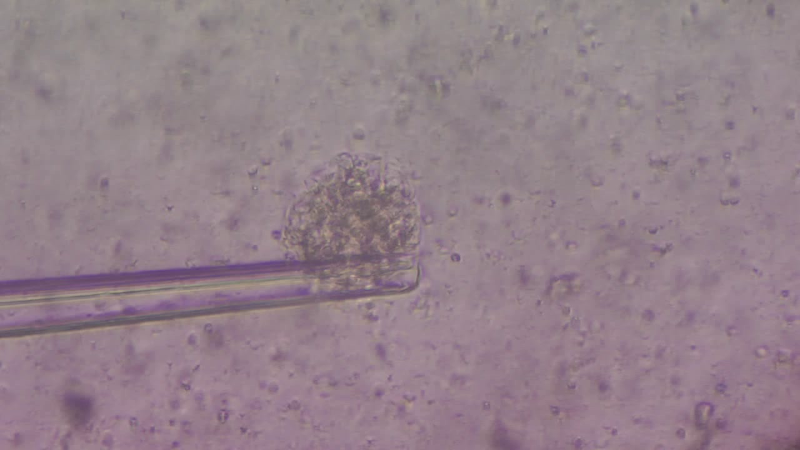
#> input picture segment/srcImage/00107/frame0.png, 800 x 450 px; its folder holds only this picture in this run
$ python test.py   (older library calls are emulated)
#> lines starting #> are read from the running program, lines starting #| are printed output that depends on the picture; after the words box and inside, x2 and y2 are one past the last pixel; in counts of white or black regions, pixels touching at a corner belong together
### segment/gaborSegment.py
# [5 lines of commented-out code are left out]
from sklearn.cluster import KMeans
import cv2
import numpy as np
import pylab as pl
import os

from shoot import makeNewFolder


def areaCalculator(img):

    imgShape = img.shape
    #label which pixel have been detected
    hashLable = [[0 for col in range(imgShape[1])] for row in range(imgShape[0])]
    areaArrays = []
    for i in range(imgShape[0]):
        for j in range(imgShape[1]):
            if img[i][j] < 10 and hashLable[i][j] == 0:
                area = 0
                stack = []
                stack.append((i, j))
                while len(stack) != 0:
                    area += 1
                    cor = stack.pop()
                    y = cor[0]
                    x = cor[1]
                    hashLable[y][x] = 1
                    if y + 1 < imgShape[0] and img[y + 1][x] < 10 and hashLable[y + 1][x] != 1:
                        hashLable[y + 1][x] = 1
                        stack.append((y + 1, x))
                    if y - 1 >= 0 and img[y - 1][x] < 10 and hashLable[y - 1][x] != 1:
                        hashLable[y - 1][x] = 1
                        stack.append((y - 1, x))
                    if x + 1 < imgShape[1] and img[y][x + 1] < 10 and hashLable[y][x + 1] != 1:
                        hashLable[y][x + 1] = 1
                        stack.append((y, x + 1))
                    if x - 1 >= 0 and img[y][x - 1] < 10 and hashLable[y][x - 1] != 1:
                        hashLable[y][x - 1] = 1
                        stack.append((y, x - 1))
                areaArrays.append(area)
    return max(areaArrays)


def generate_filters(angle):
    filters = []
    filters.append(cv2.getGaborKernel((33, 33), 5, angle, 5, 3, 0, ktype=cv2.CV_32F))
    filters.append(cv2.getGaborKernel((33, 33), 6, angle, 9, 3, 0, ktype=cv2.CV_32F))
    filters.append(cv2.getGaborKernel((93, 93), 8, angle, 10, 3, 0, ktype=cv2.CV_32F))
    filters.append(cv2.getGaborKernel((103, 103), 13, angle, 13, 3, 0, ktype=cv2.CV_32F))

    return filters

def excuteFilter(srcImg, filterBank):
    fileredImgsArray = []
    waveLengths = [6, 9, 10, 13]
    for i in range(len(filterBank)):
        filteredImg = cv2.filter2D(srcImg, cv2.CV_8UC3, filterBank[i])
        filteredImg = cv2.GaussianBlur(filteredImg, (71, 71), 1 * waveLengths[i])
        fileredImgsArray.append(filteredImg)

    return fileredImgsArray

# [4 lines left out: function offsetSmoothCell, not called in this run]


def myKmean(img):
    temp = img.reshape((-1, 3))
    temp = np.float32(temp)
    criteria = (cv2.TERM_CRITERIA_EPS + cv2.TERM_CRITERIA_MAX_ITER, 10, 1.0)
    K = 2
    ret, label, center = cv2.kmeans(temp, K, None, criteria, 10, cv2.KMEANS_RANDOM_CENTERS)
    center = np.uint8(center)
    colorA = center[0][0]
    colorB = center[1][0]
    colorA = 255 if colorA < colorB else 0
    colorB = 0 if colorA == 255 else 255
    center[0] = [colorA, colorA, colorA]
    center[1] = [colorB, colorB, colorB]
    res = center[label.flatten()]
    res2 = res.reshape(img.shape)

    return res2


# [13 lines left out: functions drawPlot, combineImagesAdd, not called in this run]

def combineImagesMin(imgsA, imgsB):
    res = np.zeros_like(imgsA[0])
    for i in range(len(imgsA)):
        temp = np.zeros_like(imgsA[0])
        np.maximum(temp, imgsA[i], temp)
        np.minimum(temp, imgsB[i], temp)
        np.maximum(res, temp, res)
    return res

#threeImgs: orig, filtered, segmented
def getResults(img):
    threeImgs = []

    filteredImgs0 = excuteFilter(img, generate_filters(0))
    filteredImgs90 = excuteFilter(img, generate_filters(np.pi / 2))
    filteredImgs45 = excuteFilter(img, generate_filters(np.pi / 4))
    filteredImgs135 = excuteFilter(img, generate_filters(np.pi / 4 * 3))

    combine0_90 = combineImagesMin(filteredImgs0, filteredImgs90)
    combine45_135 = combineImagesMin(filteredImgs45, filteredImgs135)
    filteredImg = combineImagesMin([combine0_90], [combine45_135])

    segmentedImg = myKmean(filteredImg)

    threeImgs.append(img)
    threeImgs.append(filteredImg)
    threeImgs.append(segmentedImg)
    return threeImgs

def compareGroundTruth(segArea, path):
    img = cv2.imread(path)
    try:
        img = cv2.cvtColor(img, cv2.COLOR_BGR2GRAY)
    except:
        return -1
    else:
        trueArea = 0
        for i in range(len(img)):
            for j in range(len(img[0])):
                if img[i][j] < 10:
                    trueArea += 1
        dif = abs(trueArea - segArea)
        difRate = dif / segArea
        return difRate


# srcImage/00106/line.jpg
# srcImage/00416/frame310.jpg
# [24 lines that do not run on import are left out]


    #cv2.imshow('original retina', combineAlladd)
    #cv2.waitKey(0)
    #cv2.destroyAllWindows()

### segment/shoot.py
# this is used to take screen shots
import cv2
import os

def makeNewFolder(url):
    if not os.path.exists(url):
        os.makedirs(url)


# freq is the sample rate of a video
# [19 lines left out: function takeScreenShot, not called in this run]

# [5 lines that do not run on import are left out]

### segment/test.py
import time

import cv2
import os
import threading

import gaborSegment as gb
from shoot import makeNewFolder


def makefilteredAndSegFolder(imgFolders):
    for folder in imgFolders:
        segPath = "segmentedImg/" + folder
        filterPath = "filteredImg/" + folder
        makeNewFolder(segPath)
        makeNewFolder(filterPath)

def executeGabor(imgPath):
    groundTruthImgPath = imgPath.replace("srcImage", "groundTruthImage")
    filteredImgPath = imgPath.replace("srcImage", "filteredImg")
    segmentedImgPath = imgPath.replace("srcImage", "segmentedImg")

    img = cv2.imread(imgPath)
    img = cv2.cvtColor(img, cv2.COLOR_BGR2GRAY)
    # result: orig, filtered, segmented
    resultsArray = gb.getResults(img)
    area = gb.areaCalculator(resultsArray[2])
    difRate = gb.compareGroundTruth(area, groundTruthImgPath)

    cv2.imwrite(filteredImgPath, resultsArray[1])
    cv2.imwrite(segmentedImgPath, resultsArray[2])

    return difRate

def imageRanges(difRateMap, imageArray, start, end):
    for i in range(start, end, 1):
        difRate = executeGabor(imageArray[i])
        difRateMap[imageArray[i]] = difRate

'''
def compareAll():
    difRateMap = {}
    imgFolders = []
    imgsArray = []
    path = "srcImage"
    for f in os.listdir(path):
        if f[0] == '.':
            continue
        imgFolders.append(f)

    makefilteredAndSegFolder(imgFolders)

    for folder in imgFolders:
        imgFolderPath = path + "/" + folder
        for imgPath in os.listdir(imgFolderPath):
            if imgPath[0] == '.':
                continue
            imgFullPath = imgFolderPath + "/" + imgPath
            imgsArray.append(imgFullPath)

    mid = int(len(imgsArray) / 2)
    threads = []
    t1 = threading.Thread(target=imageRanges, args=(difRateMap, imgsArray, 0, mid))
    threads.append(t1)
    t2 = threading.Thread(target=imageRanges, args=(difRateMap, imgsArray, mid, len(imgsArray)))
    threads.append(t2)

    for t in threads:
        #t.setDaemon(True)
        t.start()
    t.join()

    return difRateMap

'''
def compareAll():
    difRateMap = {}
    imgFolders = []
    path = "srcImage"
    for f in os.listdir(path):
        if f[0] == '.':
            continue
        imgFolders.append(f)
#> pass 2 of the loop in compareAll, `for f in os.listdir(path):`:

    makefilteredAndSegFolder(imgFolders)

    for folder in imgFolders:
        imgFolderPath = path + "/" + folder
        for imgPath in os.listdir(imgFolderPath):
            if imgPath[0] == '.':
                continue
            print(imgFolderPath + "/" + imgPath)
            difRate = executeGabor(imgFolderPath + "/" + imgPath)
#> in executeGabor, img is the input picture: shape (450, 800, 3); mean B, G, R 138.6, 129.3, 147.8
#> the loop in excuteFilter, `for i in range(len(filterBank)):` made 4 passes
#> after the loop in excuteFilter, `for i in range(len(filterBank)):`: fileredImgsArray = 4 items
#> the loop in excuteFilter (call 2), `for i in range(len(filterBank)):` made 4 passes
#> the loop in excuteFilter (call 3), `for i in range(len(filterBank)):` made 4 passes
#> pass 1, in excuteFilter (call 3), `filteredImg = cv2.GaussianBlur(filteredImg, (71, 71), 1 * waveLengths[..`:
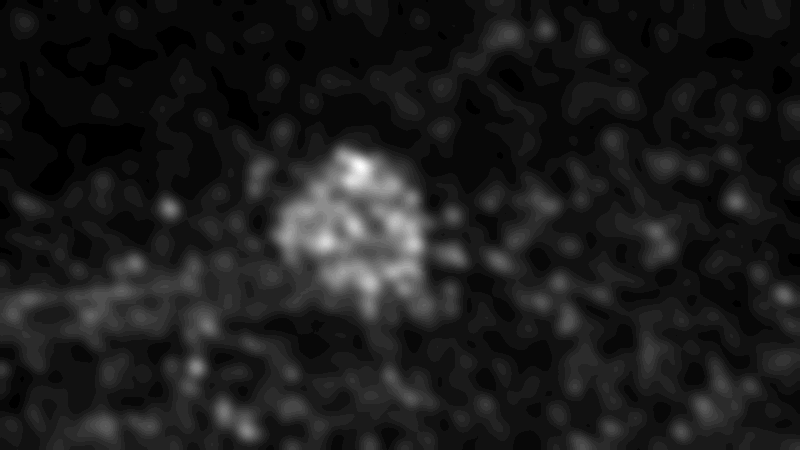
#> filteredImg: shape (450, 800); min 1, max 30, mean 4.3; drawn with min black and max white
#> pass 2, in excuteFilter (call 3), `filteredImg = cv2.GaussianBlur(filteredImg, (71, 71), 1 * waveLengths[..`:
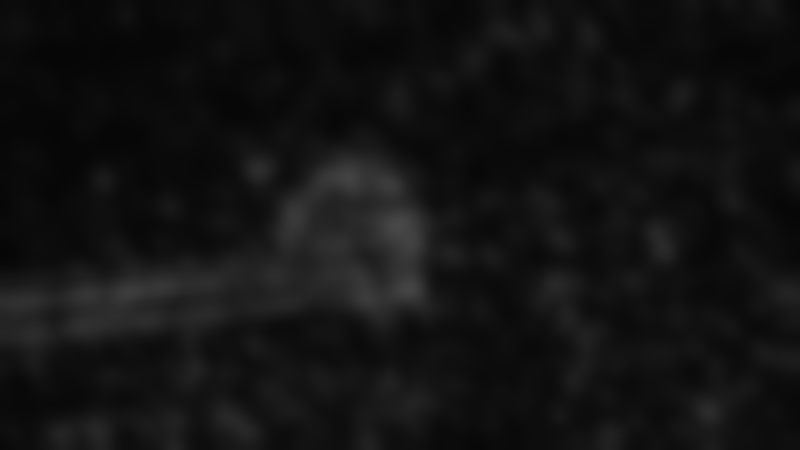
#> filteredImg: shape (450, 800); min 5, max 72, mean 18.4
#> the loop in excuteFilter (call 4), `for i in range(len(filterBank)):` made 4 passes
#> pass 1, in excuteFilter (call 4), `filteredImg = cv2.GaussianBlur(filteredImg, (71, 71), 1 * waveLengths[..`:
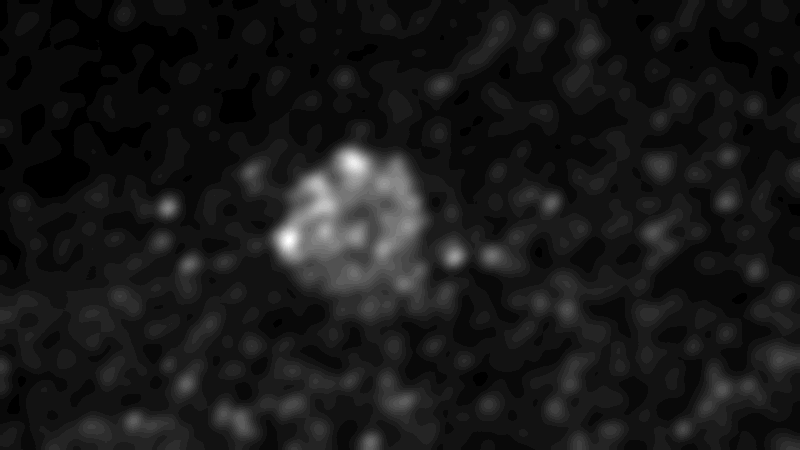
#> filteredImg: shape (450, 800); min 1, max 29, mean 3.7; drawn with min black and max white
#> pass 2, in excuteFilter (call 4), `filteredImg = cv2.filter2D(srcImg, cv2.CV_8UC3, filterBank[i])`:
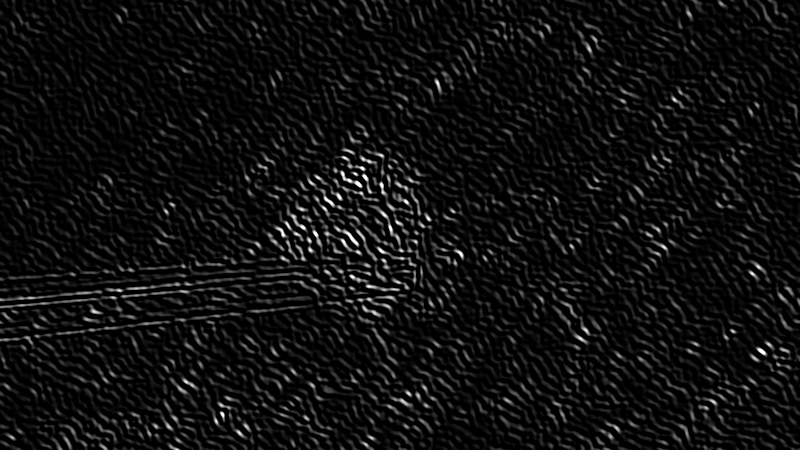
#> filteredImg: shape (450, 800); min 0, max 255, mean 15.5
#> the loop in combineImagesMin, `for i in range(len(imgsA)):` made 4 passes
#> after the loop in combineImagesMin, `for i in range(len(imgsA)):`:
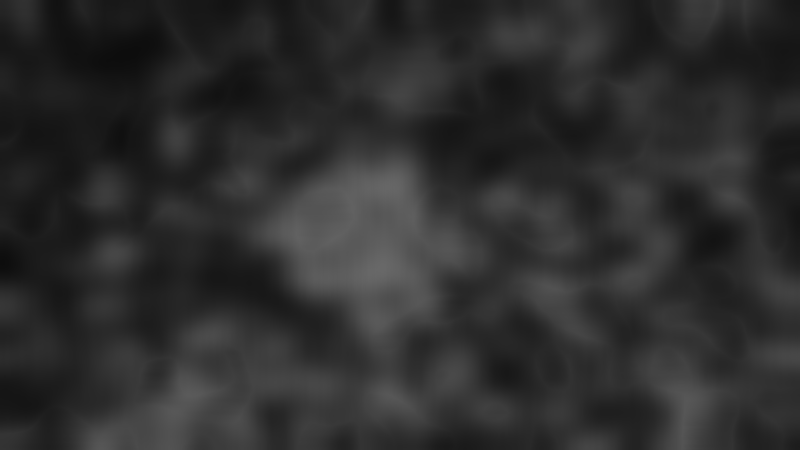
#> res: shape (450, 800); min 13, max 104, mean 45.5
#> in combineImagesMin (call 2), `res = np.zeros_like(imgsA[0])`: res: shape (450, 800); every value is 0
#> the loop in combineImagesMin (call 2), `for i in range(len(imgsA)):` made 4 passes
#> after the loop in combineImagesMin (call 2), `for i in range(len(imgsA)):`:
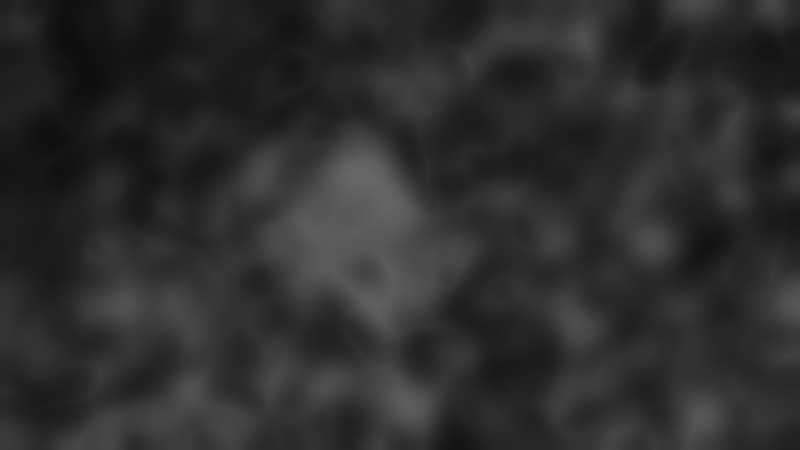
#> res: shape (450, 800); min 14, max 104, mean 45.5
#> in myKmean, `ret, label, center = cv2.kmeans(temp, K, None, criteria, 10, cv2.KMEAN..`: ret = 32990335.7; center = [[33.41, 33.41, 33.42], [60.1, 60.12, 60.1]]
#> in myKmean, `center = np.uint8(center)`: center = [[33, 33, 33], [60, 60, 60]]
#> in myKmean, `colorA = center[0][0]`: colorA = 33
#> in myKmean, `colorB = center[1][0]`: colorB = 60
#> in myKmean, `colorA = 255 if colorA < colorB else 0`: colorA = 255
#> in myKmean, `colorB = 0 if colorA == 255 else 255`: colorB = 0
#> in myKmean, `res2 = res.reshape(img.shape)`:
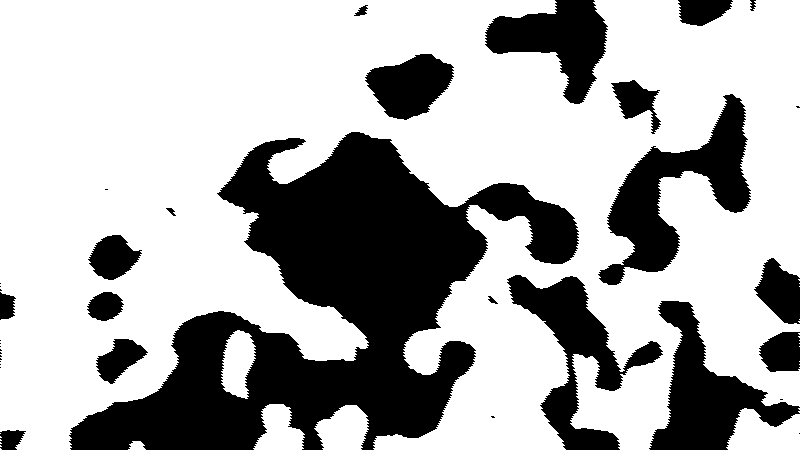
#> res2: shape (450, 800); 68.4% white; 37 black regions (18 under 20 px), largest, box (x1, y1, x2, y2) and area: (69, 132, 579, 450) 66336, (598, 94, 751, 285) 10179, (649, 301, 800, 450) 8655
#> in executeGabor, `resultsArray = gb.getResults(img)`: resultsArray = 3 items
#> in executeGabor, `area = gb.areaCalculator(resultsArray[2])`: area = 66336
#> after the loop in compareGroundTruth, `for i in range(len(img)):`: trueArea = 0
#> in compareGroundTruth, `dif = abs(trueArea - segArea)`: dif = 66336
#> in compareGroundTruth, `difRate = dif / segArea`: difRate = 1
#> difRate = 1
            difRateMap[imgFolderPath + "/" + imgPath] = difRate
#> pass 2 of the loop in compareAll, `for folder in imgFolders:`:
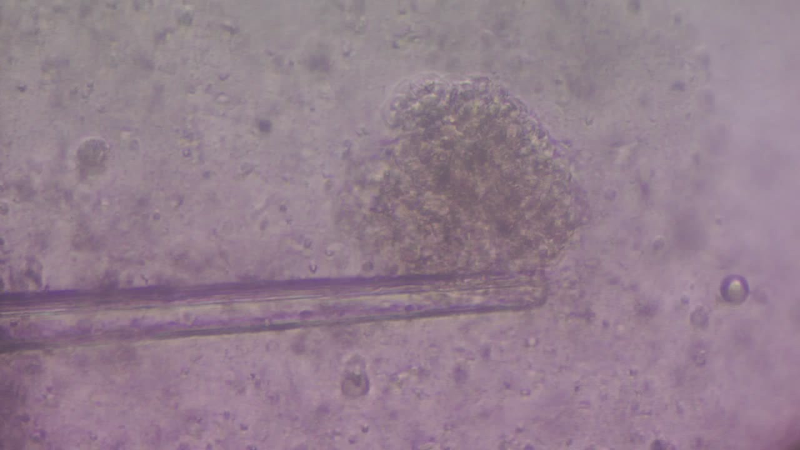
#> input picture segment/srcImage/00371/frame0.png, 800 x 450 px
#> in executeGabor, img is the input picture: shape (450, 800, 3); mean B, G, R 142.5, 127.6, 148.3
#> img: shape (450, 800)
#> the loop in combineImagesMin (call 5), `for i in range(len(imgsA)):` made 4 passes
#> after the loop in combineImagesMin (call 5), `for i in range(len(imgsA)):`:
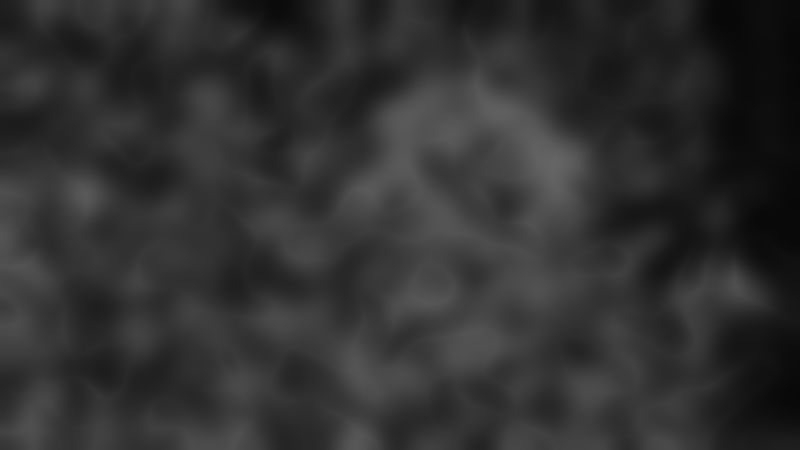
#> res: shape (450, 800); min 8, max 101, mean 48.7
#> in myKmean (call 2), `ret, label, center = cv2.kmeans(temp, K, None, criteria, 10, cv2.KMEAN..`: ret = 38761146; center = [[59.15, 59.16, 59.14], [32.66, 32.65, 32.67]]
#> in myKmean (call 2), `center = np.uint8(center)`: center = [[59, 59, 59], [32, 32, 32]]
#> in myKmean (call 2), `colorA = center[0][0]`: colorA = 59
#> in myKmean (call 2), `colorB = center[1][0]`: colorB = 32
#> in myKmean (call 2), `colorA = 255 if colorA < colorB else 0`: colorA = 0
#> in myKmean (call 2), `colorB = 0 if colorA == 255 else 255`: colorB = 255
#> in myKmean (call 2), `res2 = res.reshape(img.shape)`:
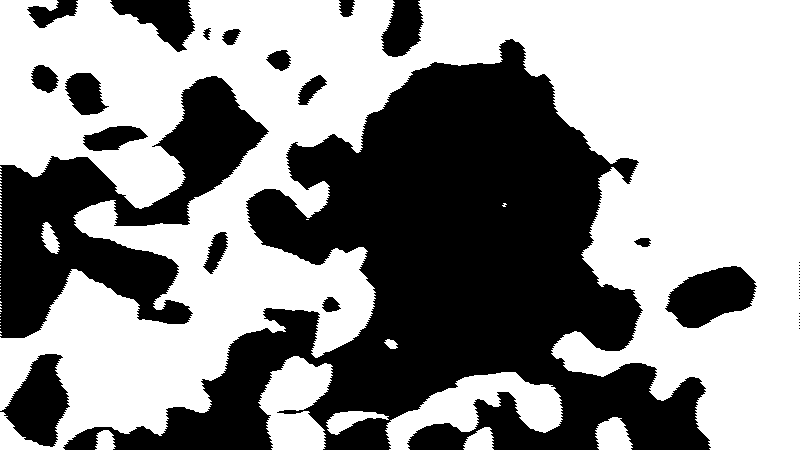
#> res2: shape (450, 800); 56.8% white; 37 black regions (19 under 20 px), largest, box (x1, y1, x2, y2) and area: (63, 39, 711, 450) 111240, (0, 76, 269, 338) 27146, (0, 354, 70, 447) 3720
#> area = 111240

    return difRateMap


start = time.clock()
testResultsMap = compareAll()
#> testResultsMap = {'srcImage/00107/frame0.png': 1, 'srcImage/00371/frame0.png': 1}
end = time.clock()
spend = end - start

for key in testResultsMap:
    print(key + "'s difference rate is")
    print(testResultsMap[key])
#> this loop made 2 passes
#> key on passes 1 to 2: 'srcImage/00107/frame0.png', 'srcImage/00371/frame0.png'
#| srcImage/00107/frame0.png's difference rate is
#| 1.0
#| srcImage/00371/frame0.png's difference rate is
#| 1.0

print(spend)
